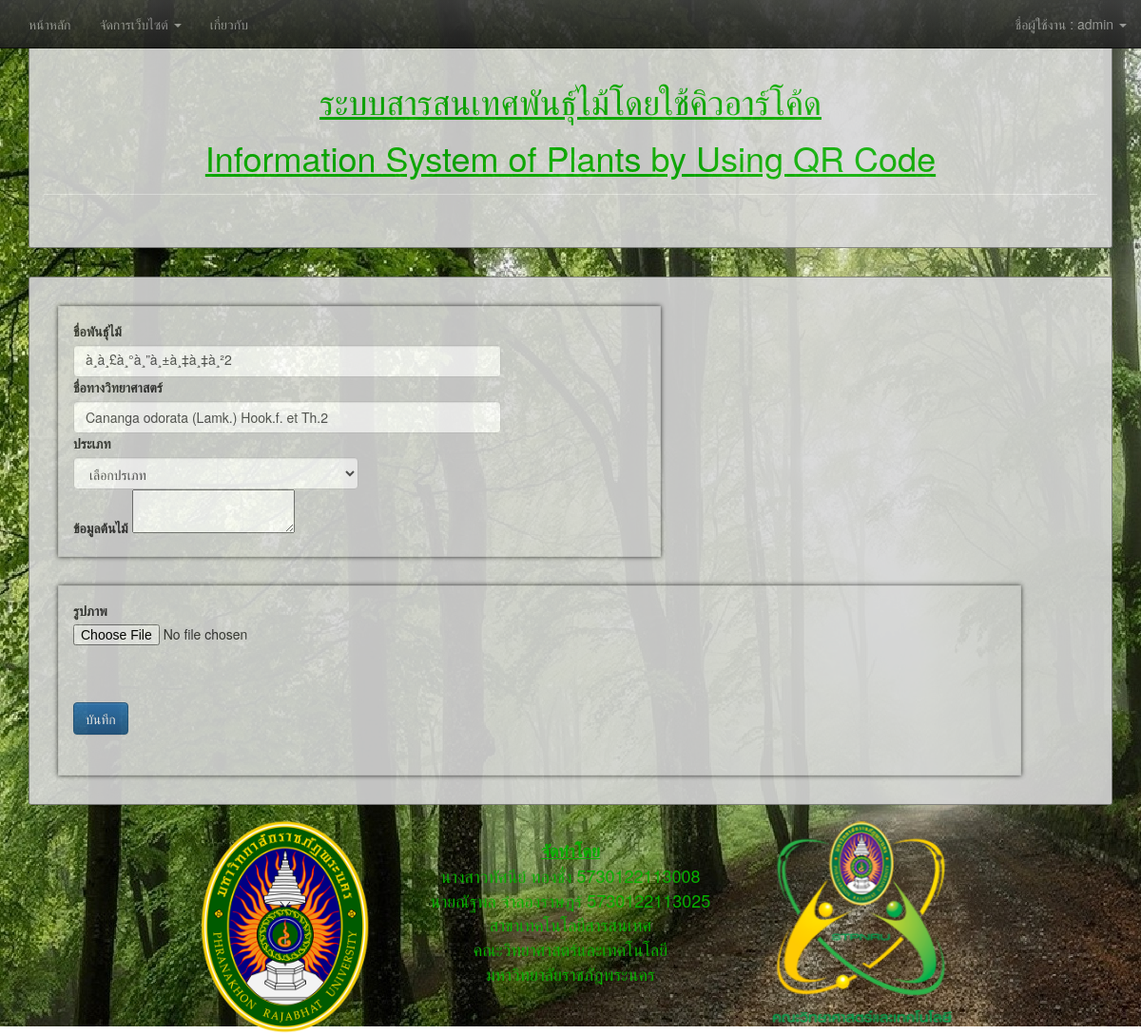
Page /edit-tree0.php?ID=13 (signed in) on the committed database.
### tables this page shows
CREATE TABLE `tree` (
  `Tree_ID` int(5) NOT NULL COMMENT 'ไอดี',
  `TreeName` varchar(100) NOT NULL COMMENT 'ชื่อ',
  `TreeNameEng` varchar(100) DEFAULT NULL,
  `SciName` varchar(100) NOT NULL COMMENT 'ชื่อวิทย์',
  `Pic` varchar(100) DEFAULT NULL,
  `Type` int(5) NOT NULL,
  `Tree_Detail` text NOT NULL,
  `CreateBy` varchar(100) DEFAULT NULL,
  `CreateDate` date DEFAULT NULL,
  `EditBy` varchar(100) DEFAULT NULL,
  `EditDate` date DEFAULT NULL
);

### edit-tree0.php (the view, shortened to what this page needs)
<?php
include'include/master.php';
include'include/condb.php';
?>
<!doctype html>
<html lang="en">
  <head>
<link href="css/bootstrap.min.css" rel="stylesheet">
<link rel="stylesheet" href="https://maxcdn.bootstrapcdn.com/bootstrap/3.3.7/css/bootstrap.min.css">
<link rel="stylesheet" href="https://maxcdn.bootstrapcdn.com/bootstrap/3.3.7/css/bootstrap-theme.min.css">
<?php
   $strID = null;
   if(isset($_GET["ID"]))
   {
     $strID = $_GET["ID"];
   }
 $sql = "SELECT * FROM Tree
 WHERE Tree_ID = '".$strID."' ";
 $query = mysqli_query($conn, $sql);
 $result=mysqli_fetch_array($query,MYSQLI_ASSOC);
?>
  </head>
	<body>
    <div class="container">
<div class="visible-lg">
            <div class="transbox" style="background: #d8d8d8;">
<?php head(); ?>  <br>
</div></div>
        <content>
            <div class="transbox" style="background: #d8d8d8;">
                <form  action="editrecord/edittree.php" method="post" name="mainfrm">
                <div class="row">
                    <div class="col-lg-7">
                        <div class="box all">
                            <label for="exampleInputEmail1">ชื่อพันธุ์ไม้</label>
                            <input type="text" class="form-control" name="txtName" value="<?php echo $result['TreeName'];?>" style="width:450px;">
                            <label for="exampleInputPassword1">ชื่อทางวิทยาศาสตร์</label>
                            <input type="text" class="form-control" name="txtSciName" value="<?php echo $result['SciName'];?>" style="width:450px;">
                            <label for="exampleInputPassword1">ประเภท </label>
                            <select name="txtType" required class="form-control" style="width:300px;">
                                 <option value="">เลือกปรเภท</option>
                                    <?php
                                        $sql = "SELECT * FROM Type ORDER BY Type_ID ASC";
                                        $query = mysqli_query($conn,$sql);
                                        while($result=mysqli_fetch_array($query,MYSQLI_ASSOC)){
                                    ?>
                                    <option value="<?= $result["Type_ID"];?>"> <?= $result["Type_Name"];?> </option>
                                  <?php
                                    }
                                  ?>
                               </select>
                            <label for="exampleInputPassword1">ข้อมูลต้นไม้</label>
                            <textarea name="detail" id="detail" ><?php echo $result["detail"]; ?></textarea>
                        </div>
                    </div>
                </div>
                <div class="row">
                    <div class="col-lg-11">
                        <div class="box all" style="height: 200px !important;">
                            <label for="exampleInputFile">รูปภาพ</label>
                            <input type="file" name="filUpload"><br><br><br>
                            <button type="submit" class="btn btn-primary">บันทึก</button>
                        </div>
                    </div>
                </div>
                </form>
            </div>
        </content>
    </div>
  </body>
</html>

### edit-tree0.php (style rules this page uses)
body { background-image: url('images/BG1.jpg'); background-repeat: no-repeat; background-attachment: fixed; }
div.transbox { margin-top: 30px; margin-bottom: 15px; padding: 15px; background-color:#00ad00; border-radius: 0.25rem !important; border:1px solid gray; filter:alpha(opacity=90); opacity:0.9; }
.box { height: 95%; width: 100%; margin: 15px; padding: 15px; border: 1px solid #ccc; }
.all { box-shadow: 0 0 5px #333; }

### rows in the picture
tree: txtName "à¸à¸£à¸°à¸”à¸±à¸‡à¸‡à¸²2", txtSciName "Cananga odorata (Lamk.) Hook.f. et Th.2"

### other values in the picture
$_SESSION["User_Name"] "admin"
